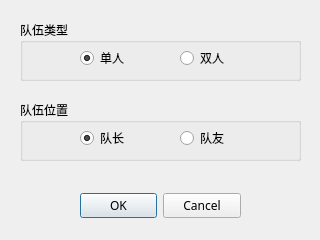
<?xml version="1.0" encoding="UTF-8"?>
<ui version="4.0">
 <class>Dialog_run_list_set_teamup</class>
 <widget class="QDialog" name="Dialog_run_list_set_teamup">
  <property name="windowModality">
   <enum>Qt::ApplicationModal</enum>
  </property>
  <property name="geometry">
   <rect>
    <x>0</x>
    <y>0</y>
    <width>320</width>
    <height>240</height>
   </rect>
  </property>
  <property name="font">
   <font>
    <family>微软雅黑</family>
   </font>
  </property>
  <property name="windowTitle">
   <string>设置队伍模式</string>
  </property>
  <widget class="QDialogButtonBox" name="buttonBox">
   <property name="geometry">
    <rect>
     <x>80</x>
     <y>190</y>
     <width>161</width>
     <height>32</height>
    </rect>
   </property>
   <property name="font">
    <font>
     <family>微软雅黑</family>
     <pointsize>9</pointsize>
    </font>
   </property>
   <property name="orientation">
    <enum>Qt::Horizontal</enum>
   </property>
   <property name="standardButtons">
    <set>QDialogButtonBox::Cancel|QDialogButtonBox::Ok</set>
   </property>
  </widget>
  <widget class="QGroupBox" name="groupBox">
   <property name="geometry">
    <rect>
     <x>20</x>
     <y>20</y>
     <width>281</width>
     <height>61</height>
    </rect>
   </property>
   <property name="font">
    <font>
     <family>微软雅黑</family>
     <pointsize>9</pointsize>
    </font>
   </property>
   <property name="title">
    <string>队伍类型</string>
   </property>
   <widget class="QRadioButton" name="radioButton">
    <property name="geometry">
     <rect>
      <x>60</x>
      <y>30</y>
      <width>51</width>
      <height>16</height>
     </rect>
    </property>
    <property name="font">
     <font>
      <family>微软雅黑</family>
      <pointsize>9</pointsize>
     </font>
    </property>
    <property name="text">
     <string>单人</string>
    </property>
    <property name="checked">
     <bool>true</bool>
    </property>
   </widget>
   <widget class="QRadioButton" name="radioButton_2">
    <property name="geometry">
     <rect>
      <x>160</x>
      <y>30</y>
      <width>51</width>
      <height>16</height>
     </rect>
    </property>
    <property name="font">
     <font>
      <family>微软雅黑</family>
      <pointsize>9</pointsize>
     </font>
    </property>
    <property name="text">
     <string>双人</string>
    </property>
    <property name="checked">
     <bool>false</bool>
    </property>
   </widget>
  </widget>
  <widget class="QGroupBox" name="groupBox_2">
   <property name="geometry">
    <rect>
     <x>20</x>
     <y>100</y>
     <width>281</width>
     <height>61</height>
    </rect>
   </property>
   <property name="font">
    <font>
     <family>微软雅黑</family>
     <pointsize>9</pointsize>
    </font>
   </property>
   <property name="title">
    <string>队伍位置</string>
   </property>
   <widget class="QRadioButton" name="radioButton_3">
    <property name="geometry">
     <rect>
      <x>60</x>
      <y>30</y>
      <width>51</width>
      <height>16</height>
     </rect>
    </property>
    <property name="font">
     <font>
      <family>微软雅黑</family>
      <pointsize>9</pointsize>
     </font>
    </property>
    <property name="text">
     <string>队长</string>
    </property>
    <property name="checked">
     <bool>true</bool>
    </property>
   </widget>
   <widget class="QRadioButton" name="radioButton_4">
    <property name="geometry">
     <rect>
      <x>160</x>
      <y>30</y>
      <width>51</width>
      <height>16</height>
     </rect>
    </property>
    <property name="font">
     <font>
      <family>微软雅黑</family>
      <pointsize>9</pointsize>
     </font>
    </property>
    <property name="text">
     <string>队友</string>
    </property>
    <property name="checked">
     <bool>false</bool>
    </property>
   </widget>
  </widget>
 </widget>
 <resources/>
 <connections>
  <connection>
   <sender>buttonBox</sender>
   <signal>accepted()</signal>
   <receiver>Dialog_run_list_set_teamup</receiver>
   <slot>accept()</slot>
   <hints>
    <hint type="sourcelabel">
     <x>248</x>
     <y>254</y>
    </hint>
    <hint type="destinationlabel">
     <x>157</x>
     <y>274</y>
    </hint>
   </hints>
  </connection>
  <connection>
   <sender>buttonBox</sender>
   <signal>rejected()</signal>
   <receiver>Dialog_run_list_set_teamup</receiver>
   <slot>reject()</slot>
   <hints>
    <hint type="sourcelabel">
     <x>316</x>
     <y>260</y>
    </hint>
    <hint type="destinationlabel">
     <x>286</x>
     <y>274</y>
    </hint>
   </hints>
  </connection>
 </connections>
</ui>
